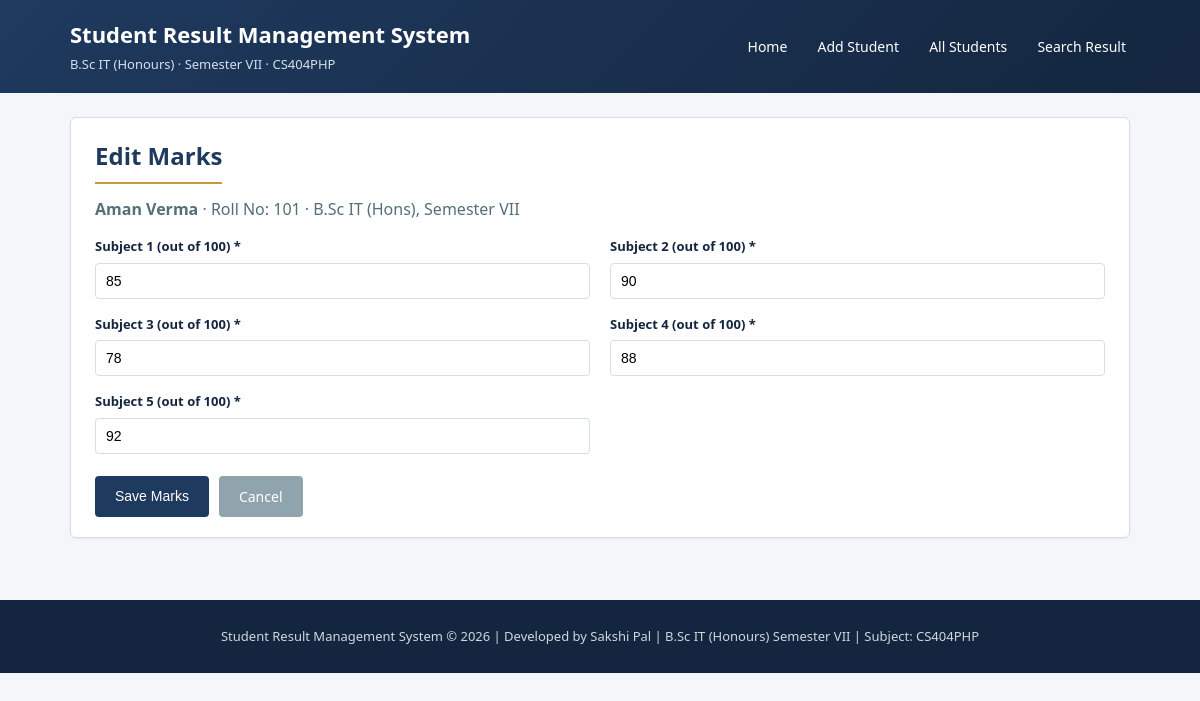
Page /enter_marks.php?id=1 on the committed database.
### tables this page shows
CREATE TABLE IF NOT EXISTS students (
    id INT AUTO_INCREMENT PRIMARY KEY,
    roll_no VARCHAR(20) NOT NULL UNIQUE,
    enrollment_no VARCHAR(30) NOT NULL,
    name VARCHAR(100) NOT NULL,
    course VARCHAR(100) NOT NULL,
    semester VARCHAR(20) NOT NULL,
    email VARCHAR(100) DEFAULT NULL,
    created_at TIMESTAMP DEFAULT CURRENT_TIMESTAMP
);

CREATE TABLE IF NOT EXISTS marks (
    id INT AUTO_INCREMENT PRIMARY KEY,
    student_id INT NOT NULL UNIQUE,
    subject1 INT NOT NULL,
    subject2 INT NOT NULL,
    subject3 INT NOT NULL,
    subject4 INT NOT NULL,
    subject5 INT NOT NULL,
    total INT NOT NULL,
    percentage DECIMAL(5,2) NOT NULL,
    grade VARCHAR(5) NOT NULL,
    result_status VARCHAR(10) NOT NULL,
    CONSTRAINT fk_marks_student
        FOREIGN KEY (student_id) REFERENCES students(id)
        ON DELETE CASCADE
);

### functions.php (called while the page is built, shortened)
<?php
function clean($value)
{
    return htmlspecialchars(trim($value), ENT_QUOTES, 'UTF-8');
}

### enter_marks.php (the view, shortened to what this page needs)
<?php
require 'db.php';
require 'includes/functions.php';
$id = isset($_GET['id']) ? (int) $_GET['id'] : (isset($_POST['student_id']) ? (int) $_POST['student_id'] : 0);
$stmt = mysqli_prepare($conn, "SELECT * FROM students WHERE id = ?");
mysqli_stmt_bind_param($stmt, 'i', $id);
mysqli_stmt_execute($stmt);
$studentResult = mysqli_stmt_get_result($stmt);
$student = mysqli_fetch_assoc($studentResult);
$markStmt = mysqli_prepare($conn, "SELECT * FROM marks WHERE student_id = ?");
mysqli_stmt_bind_param($markStmt, 'i', $id);
mysqli_stmt_execute($markStmt);
$markResult = mysqli_stmt_get_result($markStmt);
$existingMarks = mysqli_fetch_assoc($markResult);
$subjectFields = $GLOBALS['subject_fields'];
$subjectLabels = $GLOBALS['subject_labels'];
$marksInput = [];
foreach ($subjectFields as $field) {
    $marksInput[$field] = $existingMarks[$field] ?? '';
}
require 'includes/header.php';
?>
<section class="card">
    <h2><?php echo $existingMarks ? 'Edit Marks' : 'Enter Marks'; ?></h2>
    <p class="student-meta">
        <strong><?php echo clean($student['name']); ?></strong> &middot;
        Roll No: <?php echo clean($student['roll_no']); ?> &middot;
        <?php echo clean($student['course']); ?>, Semester <?php echo clean($student['semester']); ?>
    </p>
    <form action="enter_marks.php?id=<?php echo $id; ?>" method="post" class="form-grid" id="marksForm">
        <?php foreach ($subjectFields as $index => $field): ?>
        <div class="form-group">
            <label for="<?php echo $field; ?>"><?php echo $subjectLabels[$index]; ?> (out of 100) *</label>
            <input type="number" min="0" max="100" id="<?php echo $field; ?>" name="<?php echo $field; ?>"
                   value="<?php echo clean((string) $marksInput[$field]); ?>" required>
        </div>
        <?php endforeach; ?>
        <div class="form-actions">
            <button type="submit" class="btn">Save Marks</button>
            <a href="students.php" class="btn btn-secondary">Cancel</a>
        </div>
    </form>
</section>
<?php require 'includes/footer.php'; ?>

### style.css (style rules this page uses)
:root { --primary: #1f3a5f; --primary-dark: #14263f; --accent: #c59a3b; --bg: #f4f6f9; --card-bg: #ffffff; --text: #263238; --border: #d7dde3; --success: #2e7d32; --success-bg: #e8f5e9; --error: #c62828; --error-bg: #fdecea; --pending-bg: #fff8e1; --pending: #8a6d00; }
* { box-sizing: border-box; }
body { margin: 0; font-family: 'Segoe UI', Tahoma, Geneva, Verdana, sans-serif; background: var(--bg); color: var(--text); line-height: 1.5; }
.card { background: var(--card-bg); border: 1px solid var(--border); border-radius: 6px; padding: 20px 24px; margin-bottom: 22px; box-shadow: 0 1px 3px rgba(0, 0, 0, 0.06); }
.card h2 { margin-top: 0; color: var(--primary); border-bottom: 2px solid var(--accent); padding-bottom: 8px; display: inline-block; }
.form-grid { display: grid; grid-template-columns: repeat(2, 1fr); gap: 16px 20px; }
.form-group { display: flex; flex-direction: column; }
.form-group label { font-size: 13px; font-weight: 600; margin-bottom: 6px; color: var(--primary-dark); }
.form-group input { padding: 9px 10px; border: 1px solid var(--border); border-radius: 4px; font-size: 14px; }
.form-actions { grid-column: 1 / -1; display: flex; gap: 10px; margin-top: 6px; }
.btn { background: var(--primary); color: #fff; border: none; padding: 10px 20px; border-radius: 4px; cursor: pointer; font-size: 14px; text-decoration: none; display: inline-block; }
.btn-secondary { background: #90a4ae; }
.student-meta { color: #546e7a; margin-top: -6px; }

### rows in the picture
students: name "Aman Verma", roll_no "101", course "B.Sc IT (Hons)", semester "VII"
marks: subject1 "85", subject2 "90", subject3 "78", subject4 "88", subject5 "92"

### other values in the picture
$subjectLabels[$index] "Subject 1"
$subjectLabels[$index] "Subject 2"
$subjectLabels[$index] "Subject 3"
$subjectLabels[$index] "Subject 4"
$subjectLabels[$index] "Subject 5"
